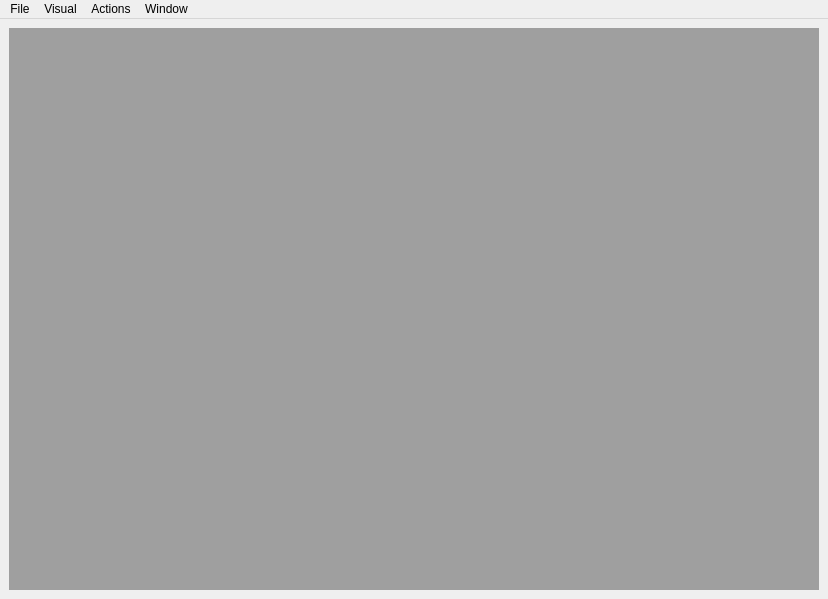
<?xml version="1.0" encoding="UTF-8"?>
<ui version="4.0">
 <class>mainWindow</class>
 <widget class="QMainWindow" name="mainWindow">
  <property name="geometry">
   <rect>
    <x>0</x>
    <y>0</y>
    <width>828</width>
    <height>599</height>
   </rect>
  </property>
  <property name="windowTitle">
   <string>Mossad Spyware Toolkit (MST)</string>
  </property>
  <property name="windowIcon">
   <iconset>
    <normaloff>../../resources/icon.jpg</normaloff>../../resources/icon.jpg</iconset>
  </property>
  <widget class="QWidget" name="centralwidget">
   <layout class="QGridLayout" name="gridLayout">
    <item row="0" column="0">
     <widget class="QMdiArea" name="mdiArea"/>
    </item>
   </layout>
  </widget>
  <widget class="QMenuBar" name="menubar">
   <property name="geometry">
    <rect>
     <x>0</x>
     <y>0</y>
     <width>828</width>
     <height>33</height>
    </rect>
   </property>
   <widget class="QMenu" name="menuFile">
    <property name="title">
     <string>File</string>
    </property>
    <addaction name="actionLoad"/>
    <addaction name="separator"/>
    <addaction name="actionSettings"/>
   </widget>
   <widget class="QMenu" name="menuVisualization">
    <property name="title">
     <string>Visual</string>
    </property>
    <addaction name="separator"/>
    <addaction name="actionStats"/>
    <addaction name="separator"/>
    <addaction name="actionScatter_plot"/>
    <addaction name="actionParallel_coordinates"/>
    <addaction name="actionHeatmap"/>
    <addaction name="actionBubble_chart"/>
    <addaction name="separator"/>
    <addaction name="actionCorrelation_field"/>
    <addaction name="actionDiagnostic_diagram"/>
   </widget>
   <widget class="QMenu" name="menuWindows">
    <property name="title">
     <string>Window</string>
    </property>
    <addaction name="actionCloseAll"/>
    <addaction name="separator"/>
    <addaction name="actionLogs"/>
    <addaction name="actionInfer_Eqation"/>
   </widget>
   <widget class="QMenu" name="menuOptions">
    <property name="title">
     <string>Actions</string>
    </property>
    <widget class="QMenu" name="menuComponent">
     <property name="title">
      <string>Component</string>
     </property>
     <addaction name="actionForward"/>
     <addaction name="actionFilter"/>
     <addaction name="actionBackward"/>
     <addaction name="actionFull"/>
    </widget>
    <widget class="QMenu" name="menuFilter">
     <property name="title">
      <string>Filter</string>
     </property>
     <addaction name="action3_sigma"/>
    </widget>
    <addaction name="menuComponent"/>
    <addaction name="actionFactor"/>
    <addaction name="separator"/>
    <addaction name="menuFilter"/>
    <addaction name="actionMutate"/>
   </widget>
   <addaction name="menuFile"/>
   <addaction name="menuVisualization"/>
   <addaction name="menuOptions"/>
   <addaction name="menuWindows"/>
  </widget>
  <action name="actionLoad">
   <property name="text">
    <string>Load</string>
   </property>
  </action>
  <action name="actionScatter_plot">
   <property name="text">
    <string>Scatter plot</string>
   </property>
  </action>
  <action name="actionParallel_coordinates">
   <property name="text">
    <string>Parallel coordinates</string>
   </property>
  </action>
  <action name="actionHeatmap">
   <property name="text">
    <string>Heatmap</string>
   </property>
  </action>
  <action name="actionBubble_chart">
   <property name="text">
    <string>Bubble chart</string>
   </property>
  </action>
  <action name="actionCloseAll">
   <property name="text">
    <string>Close All</string>
   </property>
  </action>
  <action name="actionStats">
   <property name="text">
    <string>Stats</string>
   </property>
  </action>
  <action name="actionCorrelation_field">
   <property name="text">
    <string>Correlation field</string>
   </property>
  </action>
  <action name="actionDiagnostic_diagram">
   <property name="text">
    <string>Diagnostic diagram</string>
   </property>
  </action>
  <action name="actionAlpha">
   <property name="text">
    <string>Alpha</string>
   </property>
  </action>
  <action name="actionDependent">
   <property name="text">
    <string>Dependent</string>
   </property>
  </action>
  <action name="actionSettings">
   <property name="text">
    <string>Settings</string>
   </property>
  </action>
  <action name="actionComponent_2">
   <property name="text">
    <string>Component</string>
   </property>
  </action>
  <action name="actionForward">
   <property name="text">
    <string>Forward</string>
   </property>
  </action>
  <action name="actionFilter">
   <property name="text">
    <string>Filter</string>
   </property>
  </action>
  <action name="actionBackward">
   <property name="text">
    <string>Backward</string>
   </property>
  </action>
  <action name="actionFull">
   <property name="text">
    <string>Full</string>
   </property>
  </action>
  <action name="action3_sigma">
   <property name="text">
    <string>3 sigma</string>
   </property>
  </action>
  <action name="actionLogs">
   <property name="text">
    <string>Logs</string>
   </property>
  </action>
  <action name="actionFactor">
   <property name="text">
    <string>Factor</string>
   </property>
  </action>
  <action name="actionMutate">
   <property name="text">
    <string>Mutate</string>
   </property>
  </action>
  <action name="actionInfer_Eqation">
   <property name="text">
    <string>Infer Eqation</string>
   </property>
  </action>
 </widget>
 <resources/>
 <connections/>
</ui>
